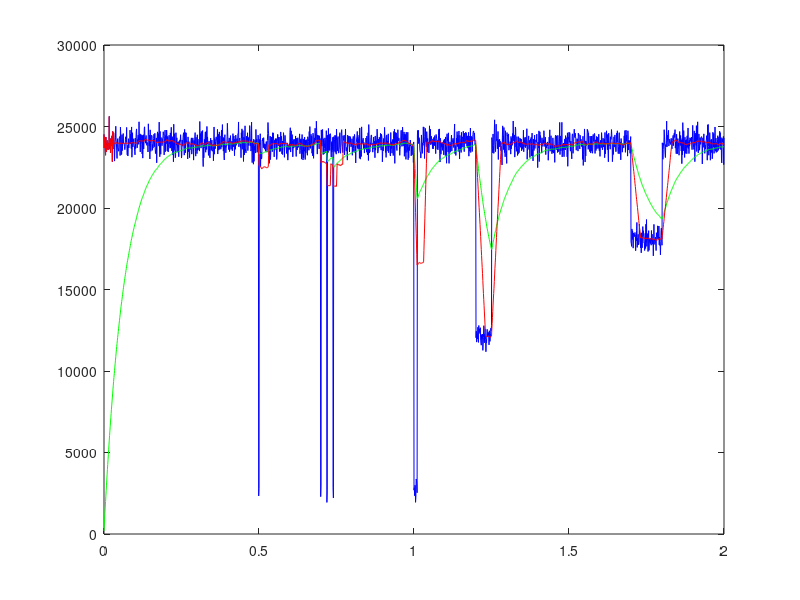

The MATLAB source for this figure:

%Luke Mooney
%2016-09-21
% Modified by JFDuval, 09/22/2016
%LPF for integer math

%Filt is a 2x1 array where Filt(1) is the most recent filtered value
%and Filt(2) is the last filtered value. Raw is also a 2x1 array of raw
%signal values where Raw(1) is the most recent raw signal value. This
%scripts finds the integer values of the coefficient a and b in the
%following equation:
%
%Filt(1) = b(1)*Raw(1) + b(2)*Raw(2) - a(2)*Filt(2)
%
%Note that Filt will be filtering (Raw * 2^10) in order to maintain precision
%during integer math. 

clc;
clear all;
close all;

pkg load signal

SF = 1000; %Sampling Frequency
CF = 2.5; %Cutoff Frequency
Order = 1; %filter order, Filt & Raw array size increases with order

[b,a] = butter(Order,CF/(SF/2));%1st order Butterworth LPF

t=0:1/SF:2;

baseline = 24000;   %mV
noise = 500;
drop_t = 0.1;   %s
drop_t_samples = drop_t/(1/SF);  
dropV = 0.1*baseline;
drop_startSample = int32(0.5*length(t));
input = baseline*ones(1,length(t));

%Drop #1: 1ms
drop_t = 0.001;   %s
drop_t_samples = drop_t/(1/SF);  
dropV = 0.1*baseline;
drop_startSample = int32(0.25*length(t));
input(drop_startSample:drop_startSample+drop_t_samples) = dropV;

%Drop #1 B: 1ms
drop_startSample = int32(0.35*length(t));
input(drop_startSample:drop_startSample+drop_t_samples) = dropV;
%Drop #1 B: 1ms
drop_startSample = int32(0.36*length(t));
input(drop_startSample:drop_startSample+drop_t_samples) = dropV;
%Drop #1 B: 1ms
drop_startSample = int32(0.37*length(t));
input(drop_startSample:drop_startSample+drop_t_samples) = dropV;

%Drop #2: 10ms
drop_t = 0.01;   %s
drop_t_samples = drop_t/(1/SF);  
dropV = 0.1*baseline;
drop_startSample = int32(0.5*length(t));
input(drop_startSample:drop_startSample+drop_t_samples) = dropV;

%Drop #3: 50ms
drop_t = 0.05;   %s
drop_t_samples = drop_t/(1/SF);  
dropV = 0.5*baseline;
drop_startSample = int32(0.6*length(t));
input(drop_startSample:drop_startSample+drop_t_samples) = dropV;

%Drop #4: 100ms
drop_t = 0.1;   %s
drop_t_samples = drop_t/(1/SF);  
dropV = 0.75*baseline;
drop_startSample = int32(0.85*length(t));
input(drop_startSample:drop_startSample+drop_t_samples) = dropV;

%Add noise:
input = input + noise.*randn(1,length(t));

% Apply the filter to the input signal and plot input and output.
output=filter(b,a,input);
plot(t, input, 'b')
hold on
plot(t, output, 'g')

%Improvment over my 32-samples moving average?
mvavg = zeros(1, length(t));
mvavgLen = 32;
for i = 1 : length(t)

  if( i  < mvavgLen+1)
  
    mvavg(i) = input(i);
    
  else  
    chunk = input(i-mvavgLen+1:i);
    mvavg(i) = sum(chunk)/mvavgLen;
  end

end

plot(t, mvavg, 'r')

%For integer use:
b = round(b*2^20)
a = round(a*2^10)